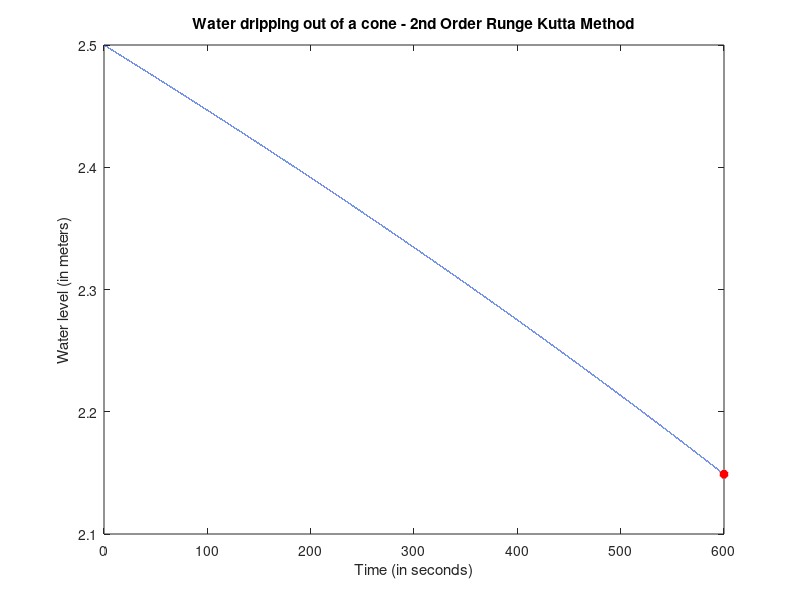

Source code (MATLAB):
clc
clear
close

N = 100000;
t0 = 0;
T = 600; %seconds
dt = (T-t0)/N;

x_0 = 2.5; %m
r = 0.03; %m
r_0 = 2.6833; %m
tg_alpha = r_0/x_0;
rx = @(x)tg_alpha * x;
g = 9.8; %m / sec^2
A =@(x)(rx(x).^2)*pi;

X = [x_0 zeros(1,N)];
t = [t0 zeros(1,N)];

%% 2nd Order Runge - Kutta Method--> It does not need the extra step for initialization (Compared with the Midpoint Method)

% y_(i+1) = y_i + f(t_i + dt/2 , y(t_i + dt/2)) dt

% y_i+i = y_i + k2 + O(dt^3)
% k2 = dt * f(t_i + dt/2 , y_i + k1/2)
% k1 = dt * f(t_i , y_i)

for n = 1 : N
    k1 = -0.6*pi*r^2*sqrt(2*g)*sqrt(X(n))/A(X(n))*dt; %Estimate of the derivative at time t  (* dt)
    X_midstep = X(n) + k1/2; %Itermediate estimate of function at time t+dt/2 
    k2 = -0.6*pi*r^2*sqrt(2*g)*sqrt(X_midstep)/A(X_midstep)*dt; %Estimate of slope at time t + dt/2  (* dt)
    X(n+1) = X(n) + k2; % Estimate of X(n+1)
    t(n+1)=t(n)+dt;
end

X = X(2:end);
t = t(1:end-1);

Water_Level_T = X(end);
plot(t,X)
hold on
plot(t(end),X(end),"r*","LineWidth",3);
hold off
title('Water dripping out of a cone - 2nd Order Runge Kutta Method')
xlabel('Time (in seconds)')
ylabel('Water level (in meters)')

fprintf('Water lever after 10 minutes (2nd Order Runge Kutta Method):  %.16f Meters \n',Water_Level_T)

%% Error of the numerical solution
x_analytical = 2.1489055841903624; %Analytical solution for x
error = abs(Water_Level_T-x_analytical);
fprintf('The error of the estimation is %.16f \n',error)